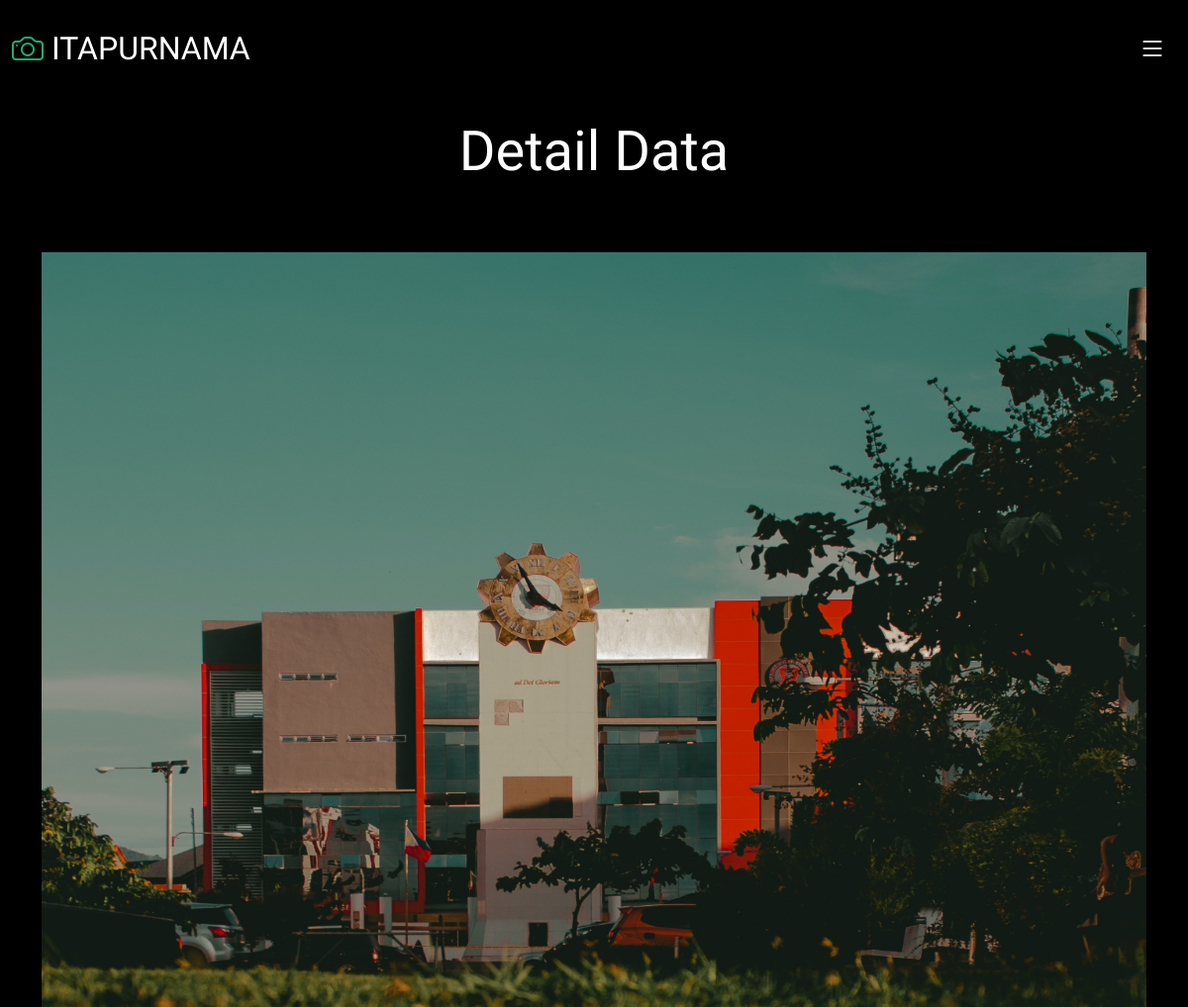
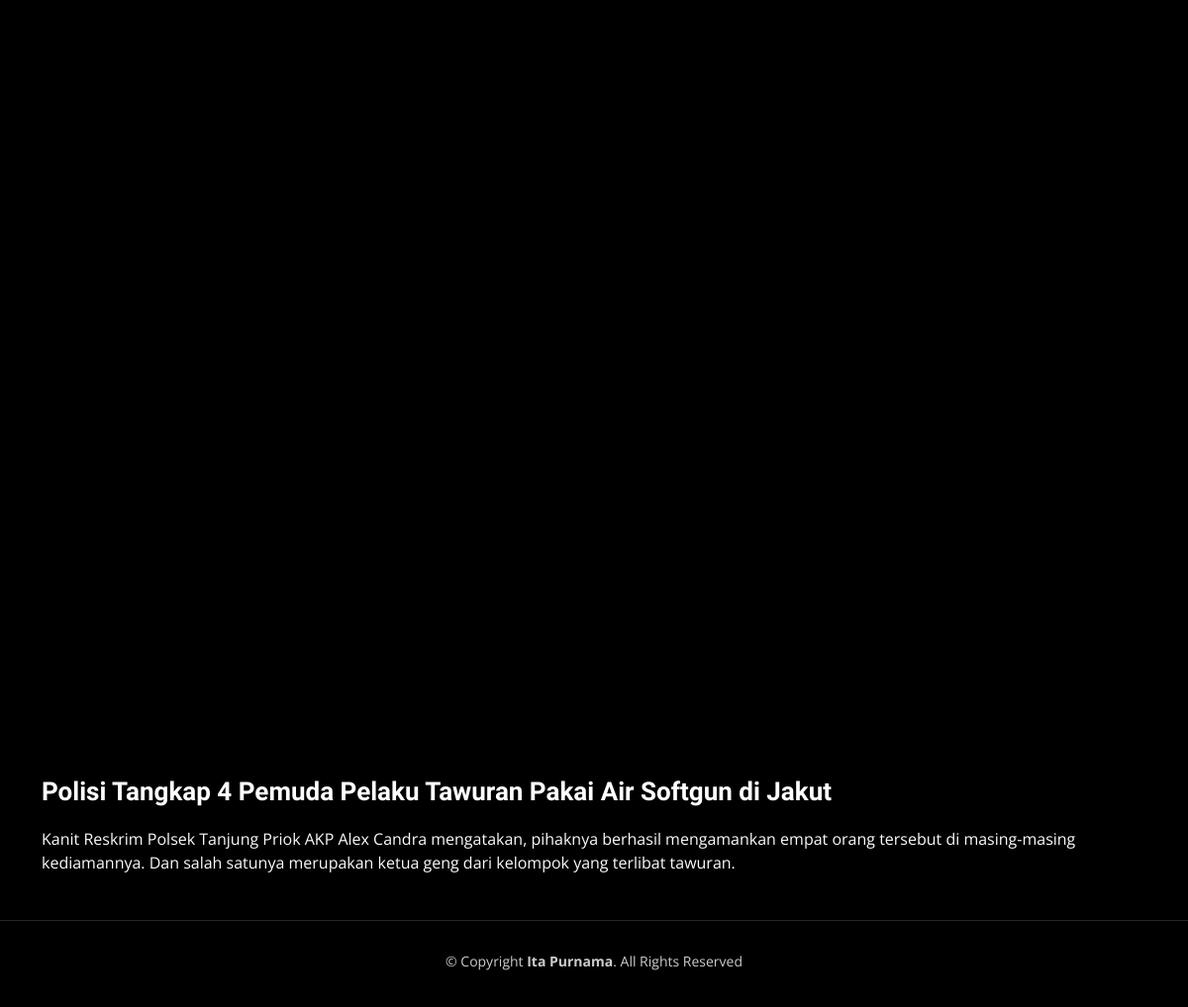
Page /itapurnama/frontend/gallery-single.php?id=1 on the committed database (2 pictures, top to bottom).
### tables this page shows
CREATE TABLE `product` (
  `id` int(11) NOT NULL,
  `judul` varchar(255) NOT NULL,
  `deskripsi` text NOT NULL,
  `gambar` varchar(255) NOT NULL
);

### itapurnama/frontend/gallery-single.php (the view, shortened to what this page needs)
<!DOCTYPE html>
<html lang="en">
<head>
  <link href="assets/vendor/bootstrap/css/bootstrap.min.css" rel="stylesheet">
  <link href="assets/vendor/bootstrap-icons/bootstrap-icons.css" rel="stylesheet">
  <link href="assets/vendor/swiper/swiper-bundle.min.css" rel="stylesheet">
  <link href="assets/vendor/glightbox/css/glightbox.min.css" rel="stylesheet">
  <link href="assets/vendor/aos/aos.css" rel="stylesheet">
  <link href="assets/css/main.css" rel="stylesheet">
</head>
<body>
  <header id="header" class="header d-flex align-items-center fixed-top">
    <div class="container-fluid d-flex align-items-center justify-content-between">
      <a href="index.php" class="logo d-flex align-items-center  me-auto me-lg-0">
        <i class="bi bi-camera"></i>
        <h1>ITAPURNAMA</h1>
      </a>
      <i class="mobile-nav-toggle mobile-nav-show bi bi-list"></i>
    </div>
  </header>
  <main id="main" data-aos="fade" data-aos-delay="1500">
    <div class="page-header d-flex align-items-center">
      <div class="container position-relative">
        <div class="row d-flex justify-content-center">
          <div class="col-lg-6 text-center">
            <h2>Detail Data</h2>
          </div>
        </div>
      </div>
    </div>
    <section id="gallery-single" class="gallery-single">
      <div class="container">
        <div class="position-relative h-100">
          <div class="slides-1 portfolio-details-slider swiper">
            <div class="swiper-wrapper align-items-center">
               <?php
                    include 'koneksi.php';
                    $data = mysqli_query($koneksi,"select * from product");
                    while($d = mysqli_fetch_array($data)){
                    ?>
              <div class="swiper-slide">
                <img src="../backend/gambar/<?php echo $d['gambar'];?>" class="img-fluid" alt="" style="width:1500px;height:1500px;">
              </div>
            <?php
                        }
                        ?>
            </div>
            <div class="swiper-pagination"></div>
          </div>
        </div>
        <div class="row justify-content-between gy-4 mt-4">
<?php
                                    include 'koneksi.php';
                                    $id = $_GET['id'];
                                    $data = mysqli_query($koneksi,"select * from product where id='$id'");
                                    while($d = mysqli_fetch_array($data)){
                                        ?>
          <div class="col-lg-12">
            <div class="portfolio-description">
              <h2><?php echo $d['judul']; ?></h2>
              <p>
               <?php echo $d['deskripsi']; ?>
              </p>
            </div>
          </div>
 <?php
                        }
                        ?>
        </div>
      </div>
    </section>
  </main>
  <footer id="footer" class="footer">
    <div class="container">
      <div class="copyright">
        &copy; Copyright <strong><span>Ita Purnama</span></strong>. All Rights Reserved
      </div>
      <div class="credits">
      </div>
    </div>
  </footer>
</body>
</html>

### itapurnama/frontend/assets/css/main.css (style rules this page uses)
:root { --font-default: "Open Sans", system-ui, -apple-system, "Segoe UI", Roboto, "Helvetica Neue", Arial, "Noto Sans", "Liberation Sans", sans-serif, "Apple Color Emoji", "Segoe UI Emoji", "Segoe UI Symbol", "Noto Color Emoji"; --font-primary: "Inter", sans-serif; --font-secondary: "Cardo", sans-serif; }
:root { --color-default: #fafafa; --color-primary: #27a776; --color-secondary: #161718; }
:root { scroll-behavior: smooth; }
body { font-family: var(--font-default); color: var(--color-default); background-color: #000; }
a { color: var(--color-primary); text-decoration: none; }
h1, h2, h3, h4, h5, h6 { font-family: var(--font-primary); }
.page-header { padding: 120px 0 60px 0; min-height: 30vh; position: relative; }
.page-header h2 { font-size: 56px; font-weight: 500; color: #fff; font-family: var(--font-secondary); }
.header { transition: all 0.5s; z-index: 997; padding: 30px 0; background-color: #000; }
.header .logo { transition: 0.3s; }
.header .logo h1 { font-size: 32px; margin: 0; font-weight: 400; color: #fff; font-family: var(--font-secondary); }
.header .logo i { font-size: 32px; margin-right: 8px; line-height: 0; }
@media (max-width: 1279px) { .mobile-nav-show { color: #fff; font-size: 28px; cursor: pointer; line-height: 0; transition: 0.5s; z-index: 9999; margin: 0 10px 0 10px; } }
.gallery-single .portfolio-details-slider img { width: 100%; }
.gallery-single .portfolio-description h2 { font-size: 26px; font-weight: 700; margin-bottom: 20px; color: #fff; font-family: var(--font-secondary); }
.gallery-single .portfolio-description p { padding: 0; }
.footer { margin-top: 30px; padding: 30px 0; font-size: 14px; border-top: 1px solid rgba(255, 255, 255, 0.15); }
.footer .copyright { text-align: center; color: rgba(255, 255, 255, 0.8); }
.footer .credits { padding-top: 6px; text-align: center; font-size: 13px; color: rgba(255, 255, 255, 0.8); }

### rows in the picture
product: gambar (picture), judul "Polisi Tangkap 4 Pemuda Pelaku Tawuran Pakai Air Softgun di Jakut", deskripsi "Kanit Reskrim Polsek Tanjung Priok AKP Alex Candra mengatakan, pihaknya berhasil mengamankan empat orang tersebut di masing-masing kediamannya. Dan salah satunya merupakan ketua geng dari kelompok yang terlibat tawuran."
